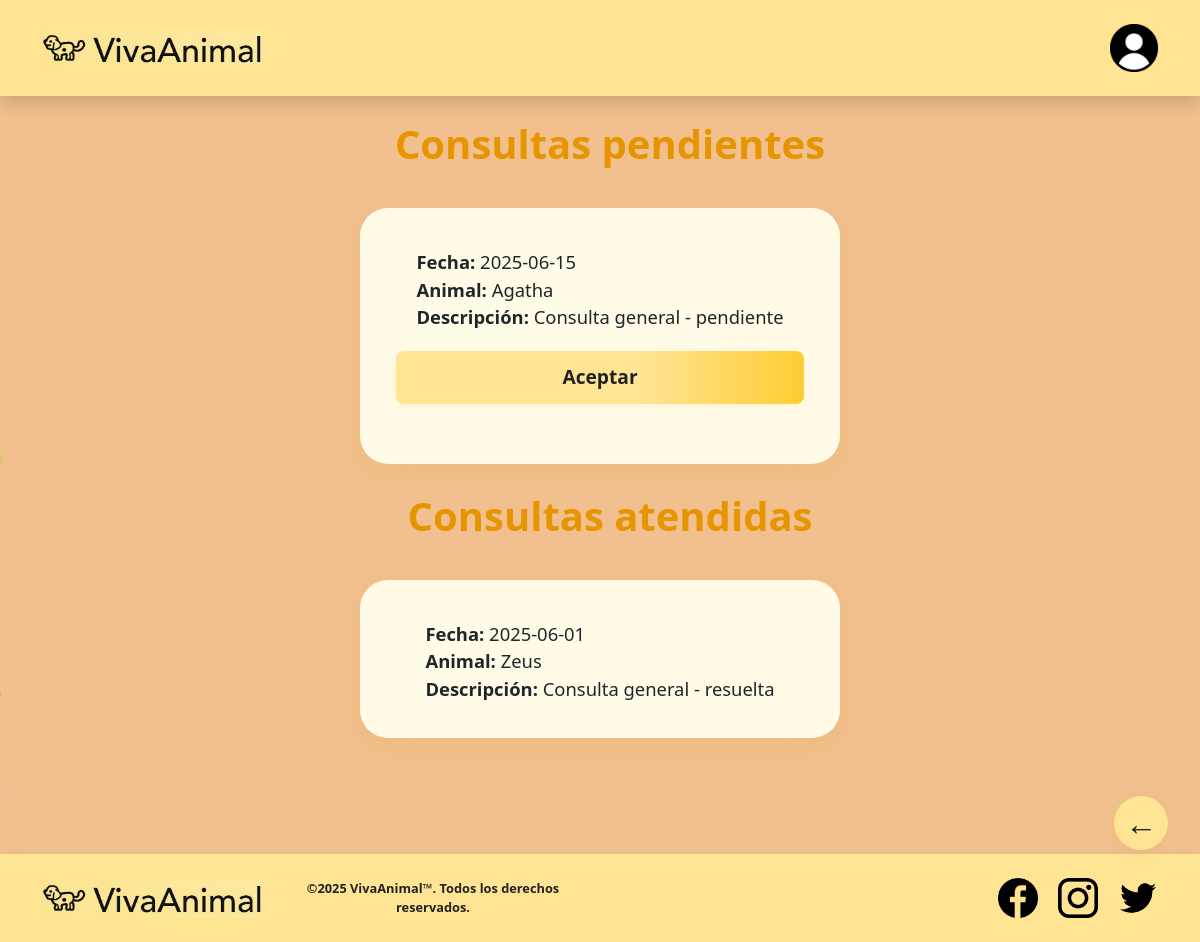
The page /index.php?modulo=emp_consultas (signed in) on the database its author committed.
### tables this page shows
CREATE TABLE `consulta` (
  `id_con` int(11) NOT NULL,
  `fecha` date NOT NULL,
  `descripcion` text NOT NULL,
  `id_animal` int(11) NOT NULL,
  `id_empleado` int(11) NOT NULL,
  `estado` tinyint(1) DEFAULT 0
);

CREATE TABLE `animal` (
  `id_ani` int(11) NOT NULL,
  `nombre` varchar(100) NOT NULL,
  `edad` int(11) DEFAULT NULL,
  `especie` varchar(50) DEFAULT NULL,
  `raza` varchar(100) DEFAULT NULL,
  `id_usuario` int(11) NOT NULL
);

### controllers/empleado_controller.php (called while the page is built, shortened)
<?php
require_once 'models/empleado_model.php';
class EmpleadoController {
    public function getByEmpleado() {
        $id_usuario = $_SESSION['usuario']['id_usu'];
        require_once 'models/empleado_model.php';
        $empModel = new EmpleadoModel();
        $empleado = $empModel->getByUsuario($id_usuario);
        $id_empleado = $empleado['id_emp'];
        $model = new ConsultaModel();
        $consultasPendientes = $model->getByEmpleadoAndEstado($id_empleado, false);
        $consultasAtendidas = $model->getByEmpleadoAndEstado($id_empleado, true);
        include 'views/modules/empleado/emp_consultas.php';
    }
}

### index.php (called while the page is built, shortened)
<?php
require_once 'models/connection.php';
require_once 'controllers/empleado_controller.php';
$template = new TemplateController();
$template->getTemplate();

### models/connection.php (called while the page is built)
<?php
class Database {
    private static $instance = null;
    private $conn;
    private function __construct() {
        try {
            $this->conn = new PDO("mysql:host=localhost;dbname=VivaAnimal", "root", "");
            $this->conn->setAttribute(PDO::ATTR_ERRMODE, PDO::ERRMODE_EXCEPTION);
        } catch (PDOException $e) {
            die("❌ Error de conexión: " . $e->getMessage());
        }
    }
    public static function getInstance() {
        if (!self::$instance) {
            self::$instance = new Database();
        }
        return self::$instance;
    }
    public function getConnection() {
        return $this->conn;
    }
}

### models/empleado_model.php (called while the page is built, shortened)
<?php
require_once 'connection.php';
class EmpleadoModel {
    private $conn;
    public function __construct() {
        $this->conn = Database::getInstance()->getConnection();
    }
    public function getByUsuario($id_usuario) {
        $stmt = $this->conn->prepare("SELECT * FROM empleado WHERE id_usuario = ?");
        $stmt->execute([$id_usuario]);
        return $stmt->fetch(PDO::FETCH_ASSOC);
    }
}

### models/consulta_model.php (called while the page is built, shortened)
<?php
require_once 'models/connection.php';
class ConsultaModel {
    private $conn;
    public function __construct() {
        $this->conn = Database::getInstance()->getConnection();
    }
    public function getByEmpleadoAndEstado($id_empleado, $estado) {
        $stmt = $this->conn->prepare("SELECT c.*, a.nombre AS nombre_animal
                                       FROM consulta c
                                       JOIN animal a ON c.id_animal = a.id_ani
                                       WHERE c.id_empleado = ? AND c.estado = ?");
        $stmt->execute([$id_empleado, $estado]);
        return $stmt->fetchAll(PDO::FETCH_ASSOC);
    }
}

### views/modules/empleado/emp_consultas.php (the view, shortened to what this page needs)
<h2 class="titulo-destacado" style="text-align:center;">Consultas pendientes</h2>
<?php if (!empty($consultasPendientes)): ?>
    <?php foreach ($consultasPendientes as $con): ?>
        <div class="form-contenedor" style="margin-bottom:28px;max-width:480px;">
            <div class="animal-info" style="font-size:1.15rem;margin-bottom:10px;">
                <div><b>Fecha:</b> <?= htmlspecialchars($con['fecha']) ?></div>
                <div><b>Animal:</b> <?= htmlspecialchars($con['nombre_animal']) ?></div>
                <div><b>Descripción:</b> <?= htmlspecialchars($con['descripcion']) ?></div>
            </div>
            <form action="index.php?modulo=aceptar_consulta" method="POST" style="width:100%;text-align:center;">
                <button type="submit" class="btn-animado" onclick="return confirm('¿Aceptar esta consulta?')">Aceptar</button>
            </form>
        </div>
    <?php endforeach; ?>
<?php else: ?>
    <div class="form-contenedor" style="max-width:480px;"><p>No hay consultas pendientes.</p></div>
<?php endif; ?>
<h2 class="titulo-destacado" style="text-align:center;">Consultas atendidas</h2>
<?php if (!empty($consultasAtendidas)): ?>
    <?php foreach ($consultasAtendidas as $con): ?>
        <div class="form-contenedor" style="margin-bottom:28px;max-width:480px;">
            <div class="animal-info" style="font-size:1.15rem;">
                <div><b>Fecha:</b> <?= htmlspecialchars($con['fecha']) ?></div>
                <div><b>Animal:</b> <?= htmlspecialchars($con['nombre_animal']) ?></div>
                <div><b>Descripción:</b> <?= htmlspecialchars($con['descripcion']) ?></div>
            </div>
        </div>
    <?php endforeach; ?>
<?php else: ?>
    <div class="form-contenedor" style="max-width:480px;"><p>No hay consultas atendidas.</p></div>
<?php endif; ?>

### css/style.css (style rules this page uses)
html, body { height: 100%; min-height: 100vh; }
body { background-color: #f1c08e; margin: 0; padding: 0; display: flex; flex-direction: column; min-height: 100vh; font-family: 'Nunito', 'Segoe UI', Arial, sans-serif; position: relative; overflow-x: hidden; }
header, main, footer, .form-contenedor { position: relative; z-index: 1; }
body, main, .form-contenedor, header, footer { position: relative; z-index: 1; }
.titulo-destacado { font-size: 2.5rem; color: #e69500; font-weight: bold; margin-left: 20px; }
.form-contenedor { max-width: 440px; margin: 40px auto 0 auto; background: #fffbe6; border-radius: 28px; box-shadow: 0 8px 32px rgba(230, 149, 0, 0.13); padding: 40px 36px 36px 36px; display: flex; flex-direction: column; align-items: center; }
.form-contenedor button { width: 100%; background: linear-gradient(90deg, #ffe494 60%, #ffcc33 100%); color: #222; font-weight: bold; font-size: 1.2rem; border: none; border-radius: 8px; padding: 12px 0; margin-top: 10px; transition: background 0.2s, color 0.2s; box-shadow: 0 2px 8px rgba(230,149,0,0.08); }
.btn-animado { display: block; background: linear-gradient(90deg, #ffe494 60%, #ffcc33 100%); color: #222 !important; font-size: 1.2rem; font-weight: 700; border: none; border-radius: 22px; padding: 14px 32px; margin: 8px 0; box-shadow: 0 2px 8px rgba(230,149,0,0.08); transition: transform 0.15s, box-shadow 0.15s, background 0.2s, color 0.2s; cursor: pointer; text-align: center; text-decoration: none !important; outline: none; position: relative; overflow: hidden; }

### rows shown on the page
consulta: fecha "2025-06-15", id_animal.nombre "Agatha", descripcion "Consulta general - pendiente"
consulta: fecha "2025-06-01", id_animal.nombre "Zeus", descripcion "Consulta general - resuelta"
